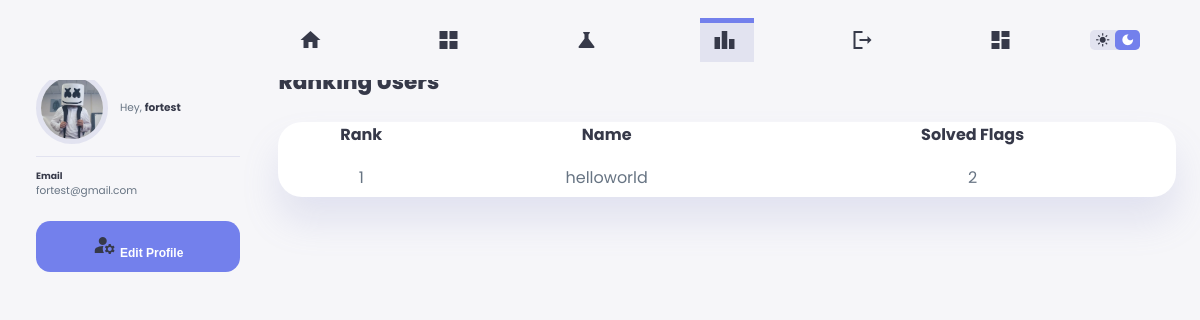
The page /Rank.php (signed in) on the database its author committed.
### tables this page shows
CREATE TABLE `users` (
  `user_id` int NOT NULL AUTO_INCREMENT,
  `name` varchar(100) NOT NULL,
  `username` varchar(50) NOT NULL,
  `email` varchar(100) NOT NULL,
  `role_id` int NOT NULL,
  `number_found_flags` int NOT NULL DEFAULT '0',
  `password` varchar(255) NOT NULL,
  PRIMARY KEY (`user_id`),
  UNIQUE KEY `username` (`username`),
  UNIQUE KEY `email` (`email`),
  UNIQUE KEY `unique_username` (`username`),
  UNIQUE KEY `unique_email` (`email`),
  KEY `role_id` (`role_id`),
  CONSTRAINT `users_ibfk_1` FOREIGN KEY (`role_id`) REFERENCES `roles` (`role_id`) ON DELETE RESTRICT
);

### database/conn.php (called while the page is built)
<?php
   $host = "localhost";
   $user = "root";
   $pass = "root";
   $charset = "utf8mb4";
   $db = "hackacdemora";
   $dsn = "mysql:host=$host;dbname=$db;charset=$charset";
   try {
    $pdo = new PDO($dsn, $user, $pass);
   } catch (PDOException $th) {
    throw new PDOException($th->getMessage());
   }
   include 'crud.php';
   $crud = new crud($pdo);
?>

### database/crud.php (called while the page is built, shortened)
<?php
    class crud{
        private $db;
        function __construct($conn){
            $this->db = $conn;
        }
        public function getRanking() {
            try {
                $sql = "
                    SELECT
                        u.user_id,
                        u.name,
                        u.username,
                        u.number_found_flags AS Foundedflags
                    FROM users u
                    ORDER BY u.number_found_flags DESC, u.name ASC
                ";
                $stmt = $this->db->prepare($sql);
                $stmt->execute();
                return $stmt->fetchAll(PDO::FETCH_ASSOC);
            } catch (PDOException $th) {
                error_log($th->getMessage());
                return false;
            }
        }
    }
?>

### Rank.php (the view, shortened to what this page needs)
<?php
include 'include/header.php';
include 'database/conn.php';
$all_users = $crud->getRanking();
$users = array_filter($all_users, function($user) {
    return $user['Foundedflags'] > 0;
});
$users = array_values($users);
?>
<!DOCTYPE html>
<html lang="en">
<body>
    <div class="container">
        <?php include 'include/aside.php'; ?>
        </aside>
        <main>
            <h1>Ranking Users</h1>
            <div class="recent-users">
                <table>
                    <thead>
                        <tr>
                            <th>Rank</th>
                            <th>Name</th>
                            <th>Solved Flags</th>
                        </tr>
                    </thead>
                    <tbody>
                        <?php if (empty($users)): ?>
                            <tr>
                                <td colspan="3">No users have solved any flags yet.</td>
                            </tr>
                        <?php else: ?>
                            <?php
                            $current_rank = 1;
                            $prev_flags = -1;
                            $display_rank = 1;
                            foreach ($users as $user):
                                if ($user['Foundedflags'] != $prev_flags) {
                                    $display_rank = $current_rank;
                                }
                                $prev_flags = $user['Foundedflags'];
                            ?>
                                <tr>
                                    <td><?php echo $display_rank; ?></td>
                                    <td><?php echo htmlspecialchars($user['name']); ?></td>
                                    <td><?php echo (int)$user['Foundedflags']; ?></td>
                                </tr>
                            <?php
                                $current_rank++;
                            endforeach;
                            ?>
                        <?php endif; ?>
                    </tbody>
                </table>
            </div>
        </main>
    </div>
</body>
</html>

### admin.css (style rules this page uses)
.recent-users { margin-top: 2rem; }
.recent-users table { background: var(--color-white); width: 100%; border-radius: var(--card-border-radius); padding: var(--card-padding); text-align: center; box-shadow: var(--box-shadow); transition: all 300ms ease; border-collapse: collapse; }
.recent-users table tbody td { height: 3.2rem; border-bottom: 1px solid var(--color-light); color: var(--color-dark-varient); }
.recent-users table tbody tr:last-child td { border: none; }
.recent-users table thead th { padding-bottom: 1rem; color: var(--color-dark); }

### style.css (style rules this page uses)
:root { --color-primary: #7380ec; --color-danger: #ff7782; --color-success: #41f1b6; --color-warning: #ffbb55; --color-white: #fff; --color-info: #7d8da1; --color-dark: #363949; --color-light: rgba(132, 139, 200, 0.18); --color-dark-varient: #677483; --color-background: #f6f6f9; --card-border-radius: 2rem; --card2-border-radius: 1.5rem; --border-radius-1: 0.4rem; --border-radius-2: 1.2rem; --card-padding: 1.8rem; --box-shadow: 0 2rem 3rem var(--color-light); --box-shadow2: 0 1rem 3rem var(--color-light); }
* { margin: 0; padding: 0; text-decoration: none; list-style: none; box-sizing: border-box; }
html { font-size: 14px; scroll-behavior: smooth; }
body { font-family: "Poppins", sans-serif; font-size: 0.88rem; background: var(--color-background); user-select: none; overflow-x: hidden; color: var(--color-dark); }
* { color: var(--color-dark); }
h1 { font-weight: 800; font-size: 1.8rem; }
.container { width: 95%; margin: 0 3rem; gap: 1.8rem; display: flex; justify-content: space-around; }
main { width: 80%; margin-top: 1.4rem; margin-left: 1.4rem; }
@media screen and (max-width: 1200px) { html { font-size: 12px; } }
@media screen and (max-width: 1200px) { .container { grid-template-columns: 13rem auto 20rem; } }
@media screen and (max-width: 1200px) { .container { padding-top: 4rem; } }

### rows shown on the page
users: display_rank "1", name "helloworld", number_found_flags "2"

### other values the page prints
$profileName "fortest"
$profileEmail "fortest@gmail.com"
